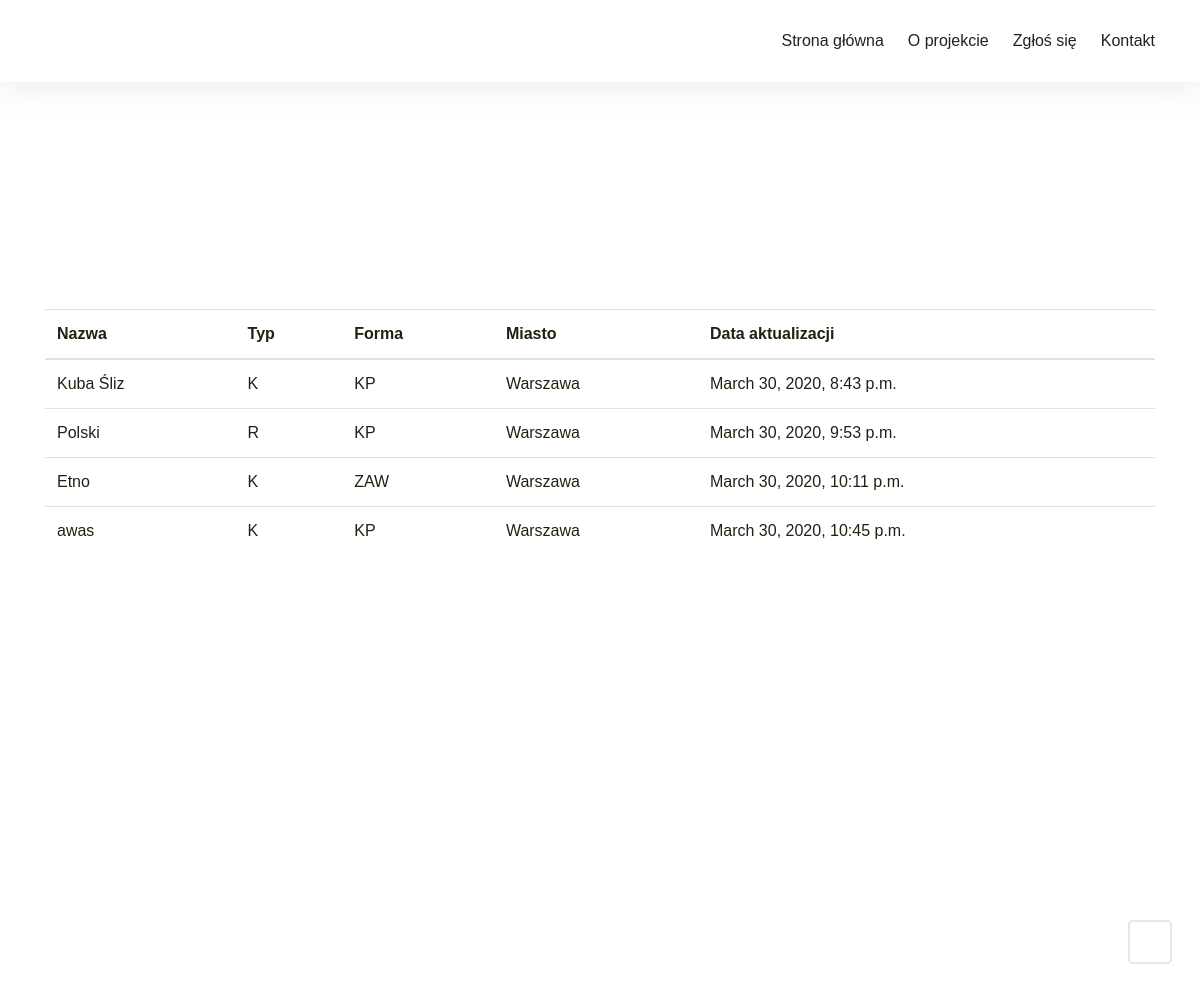
The app's page /, older data.
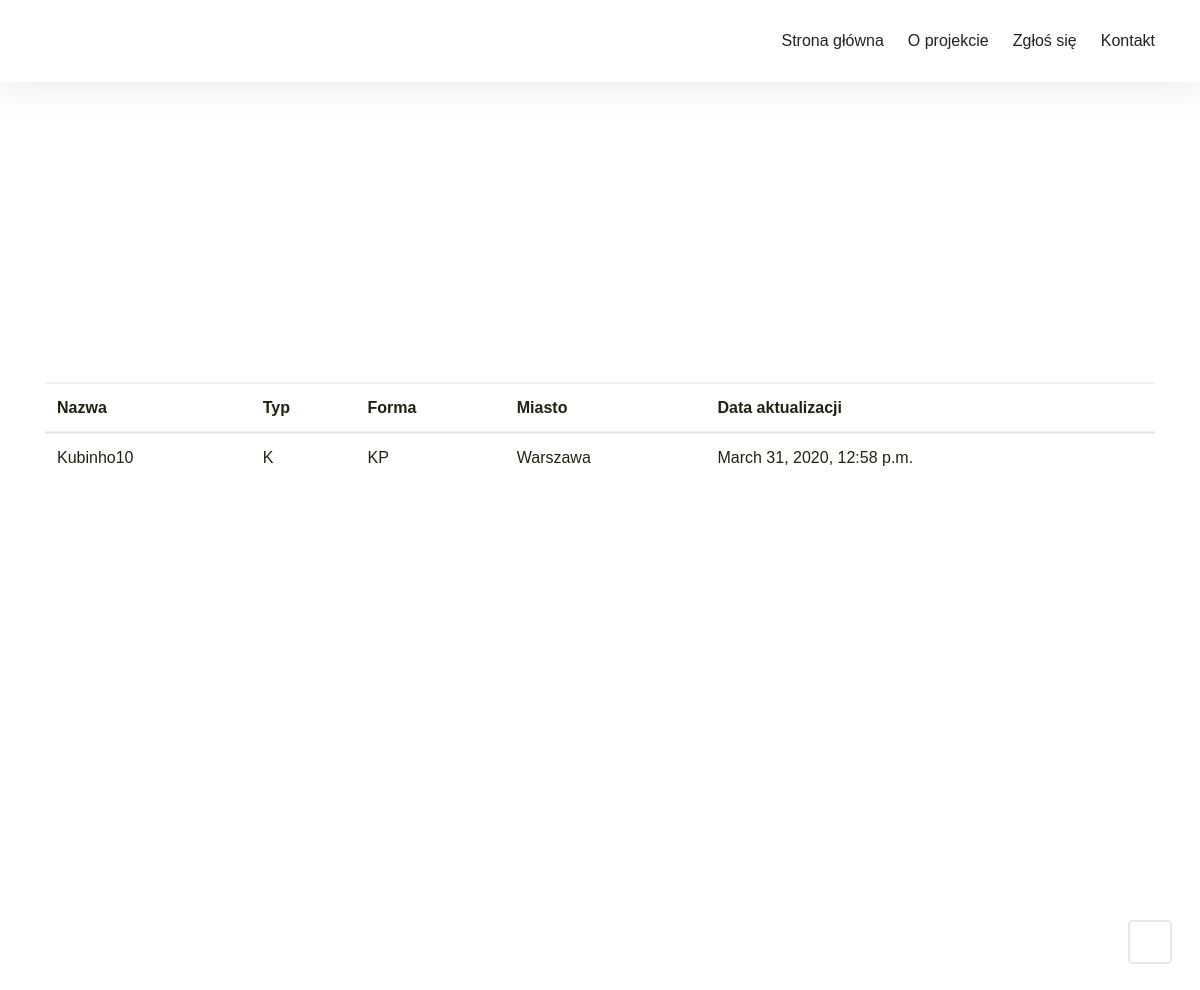
The same page, newer data.
### project_application/models.py (models this page shows, shortened)
class Business(models.Model):
    class Meta():
        verbose_name_plural = "Businesses"
    name = models.CharField(max_length = 264, unique = True)
    AVAILABLE_TYPES = (
        ('Kawiarnia', 'Kawiarnia'),
        ('Restauracja', 'Restauracja'),
        ('Bar', 'Bar'),
        ('Inny', 'Inny'),
    )
    type = models.CharField(max_length = 264, choices = AVAILABLE_TYPES)
    AVAILABLE_FORMS = (
        ('Karta podarunkowa', 'Karta podarunkowa'),
        ('Zniżka', 'Zniżka'),
        ('Zawieszony produkt', 'Zawieszony produkt (np.kawa)'),
        ('Inna', 'Inna'),
    )
    form = models.CharField(max_length = 264, choices = AVAILABLE_FORMS)
    url = models.URLField(max_length=200)
    city = models.CharField(max_length = 264)
    update_date = models.DateTimeField(auto_now=True)

### project_application/views.py (the view)
# urls.py: path('', views.main, name = 'main'),
def main(request):
    businesses_list = Business.objects.order_by('update_date')
    businesses_dict = {'businesses':businesses_list}
    return render(request, "project_application/main.html",context=businesses_dict)

### templates/project_application/main.html
<!DOCTYPE html>
{% extends "project_application/base.html" %}
  {% block body_block %}
    {% if businesses %}
    <table class="table">
      <thead>
      <tr>
        <th scope="col">Nazwa</th>
        <th scope="col">Typ</th>
        <th scope="col">Forma</th>
        <th scope="col">Miasto</th>
        <th scope="col">Data aktualizacji</th>
      </tr>
    </thead>
    <tbody>
      {% for business in businesses%}
      <tr>
        <td>{{business.name}}</td>
        <td>{{business.type}}</td>
        <td>{{business.form}}</td>
        <td>{{business.city}}</td>
        <td>{{business.update_date}}</td>
      </tr>
      {% endfor %}
    </tbody>
    </table>
    {% endif %}
  {% endblock %}

### templates/project_application/base.html (shortened to what this page needs)
<!DOCTYPE html>
{% load static %}
<html lang="pl">
<head>
  <link rel='stylesheet' href='https://cdnjs.cloudflare.com/ajax/libs/twitter-bootstrap/4.1.3/css/bootstrap.min.css'>
  <link rel="stylesheet" href="{% static "project_application/css/style.css" %}?">
</head>
<body>
  <div class="navigation-wrap bg-light start-header start-style">
    <div class="container">
      <div class="row">
        <div class="col-12">
          <nav class="navbar navbar-expand-md navbar-light">
            <div class="collapse navbar-collapse" id="navbarSupportedContent">
              <ul class="navbar-nav ml-auto py-4 py-md-0">
                <li class="nav-item pl-4 pl-md-0 ml-0 ml-md-4">
                  <a class="nav-link" href="{% url "main" %}">Strona główna</a>
                </li>
                <li class="nav-item pl-4 pl-md-0 ml-0 ml-md-4">
                  <a class="nav-link" href="{% url "project_application:about" %}">O projekcie</a>
                </li>
                <li class="nav-item pl-4 pl-md-0 ml-0 ml-md-4">
                  <a class="nav-link" href="{% url "project_application:form" %}">Zgłoś się</a>
                </li>
                <li class="nav-item pl-4 pl-md-0 ml-0 ml-md-4">
                  <a class="nav-link" href="{% url "project_application:contact" %}">Kontakt</a>
                </li>
              </ul>
            </div>
          </nav>
        </div>
      </div>
    </div>
  </div>
  <div class="section full-height">
    <div class="absolute-center">
      <div class="section">
        <div class="container">
          <div class="row">
            <div class="col-12">
              {% block body_block%}
              {% endblock %}
            </div>
          </div>
        </div>
      </div>
    </div>
  </div>
  <div class="my-5 py-5"></div>
  <a href="https://themeforest.net/user/ig_design/portfolio" class="link-to-portfolio" target=”_blank”></a>
</body>
</html>

### static/project_application/css/style.css (style rules this page uses)
body { font-family: 'Poppins', sans-serif; font-size: 16px; line-height: 24px; font-weight: 400; color: #212112; }
.start-header { opacity: 1; transform: translateY(0); padding: 10px 0; box-shadow: 0 10px 30px 0 rgba(138, 155, 165, 0.15); -webkit-transition: all 0.3s ease-out; transition: all 0.3s ease-out; }
.navigation-wrap { position: fixed; width: 100%; top: 0; left: 0; z-index: 1000; -webkit-transition: all 0.3s ease-out; transition: all 0.3s ease-out; }
.navbar { padding: 0; }
.nav-link { color: #212121 !important; font-weight: 500; transition: all 200ms linear; }
.nav-link { position: relative; padding: 5px 0 !important; display: inline-block; }
.nav-item:after { position: absolute; bottom: -5px; left: 0; width: 100%; height: 2px; content: ''; background-color: #8167a9; opacity: 0; transition: all 200ms linear; }
.nav-item { position: relative; transition: all 200ms linear; }
.bg-light { background-color: #fff !important; transition: all 200ms linear; }
.section { position: relative; width: 100%; display: block; }
.full-height { height: 100vh; }
.absolute-center { position: absolute; top: 50%; left: 0; width: 100%; margin-top: 40px; transform: translateY(-50%); z-index: 20; }
.link-to-portfolio { position: fixed; bottom: 30px; right: 30px; z-index: 200; cursor: pointer; width: 40px; height: 40px; text-align: center; border-radius: 3px; background-position: center center; background-size: cover; background-image: url('https://ivang-design.com/ig-logo.jpg'); box-shadow: 0 0 0 2px rgba(12, 12, 12, .1); transition: opacity .2s, border-radius .2s, box-shadow .2s; transition-timing-function: ease-out; }

Row changes from the older to the newer data that the page shows:
removed Business: name "Polski", type "R", form "KP", city "Warszawa", update_date "March 30, 2020, 9:53 p.m."
removed Business: name "Etno", type "K", form "ZAW", city "Warszawa", update_date "March 30, 2020, 10:11 p.m."
removed Business: name "awas", type "K", form "KP", city "Warszawa", update_date "March 30, 2020, 10:45 p.m."
changed Business "KP": name "Kuba Śliz" → "Kubinho10"; update_date "March 30, 2020, 8:43 p.m." → "March 31, 2020, 12:58 p.m."
